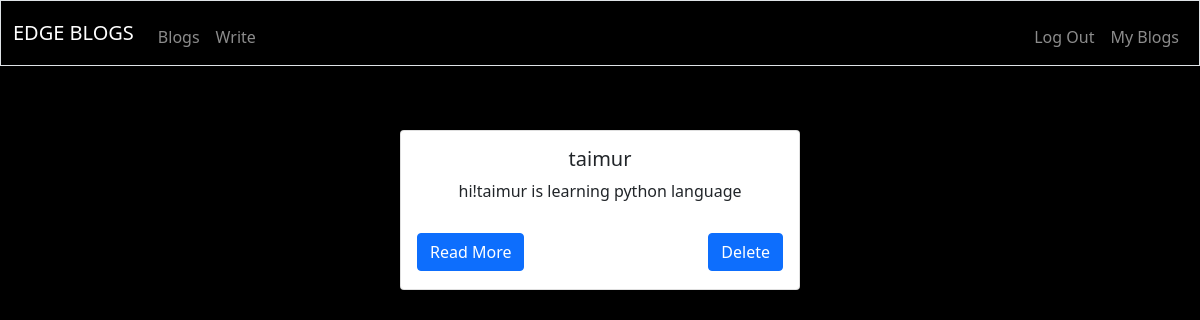
The page /profile (signed in) on the database its author committed.
### tables this page shows
CREATE TABLE blog_data(blog_id INTEGER PRIMARY KEY AUTOINCREMENT NOT NULL,user_id INTEGER NOT NULL,blog_title VARCHAR ,blog_content VARCHAR ,timestamp DATETIME,FOREIGN KEY(user_id) REFERENCES users(user_id));

### app.py (the view)
@app.route("/profile", methods = ["POST","GET"])
@login_required
def profile():
    if request.method == "GET":
        results = db.execute("SELECT * FROM blog_data WHERE user_id = ?",session["user_id"])
        for blog in results:
            blog_title = blog["blog_title"]
            blog_content = blog["blog_content"]
        return render_template("profile.html",result = results)
    else:
        title = request.form.get("title")
        return delete(title)

### helpers.py (called while the page is built)
def login_required(f):
    @wraps(f)
    def decorated_function(*args, **kwargs):
        if session.get("user_id") is None:
            return redirect("/login")
        return f(*args, **kwargs)
    return decorated_function

### templates/profile.html (shortened to what this page needs)
{% extends "jinjaforwrite.html"%}
{% block main %}
<main class="container py-3 text-center">
    {% for value in result %}
    <div class="card1">
        <div class="card mb-3 ">
            <div class="card-body">
                <h5 class="card-title" name="title">{{value.blog_title}}</h5>
                <p class="card-text"
                    style="width:40ch;overflow:hidden;white-space:nowrap;text-overflow:ellipsis;margin-bottom:30px;">
                    {{value.blog_content}}</p>
                <div class="buttons">
                <a href="/blog/{{value.blog_title}}" class="btn btn-primary">Read More</a>
                <form action="/profile" method="post">
                    <button type="submit" class="btn btn-primary">Delete</button>
                </form>
                </div>
            </div>
        </div>
    </div>
    {% endfor %}
    {% endblock %}

### templates/profile.html (style rules this page uses)
body { background-color: black; }
.container { display: flex; flex-wrap: wrap; justify-content: center; align-items: center; gap: 20px; }
.card { width: 25rem; height: 10rem; }
.buttons { display:flex; justify-content:space-between; }

### rows shown on the page
blog_data: blog_title "taimur", blog_content "hi!taimur is learning python language"
